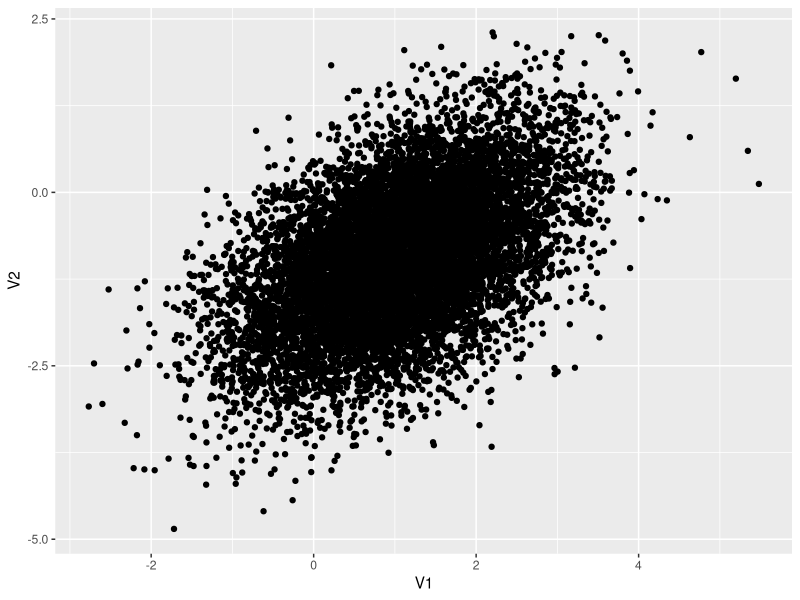
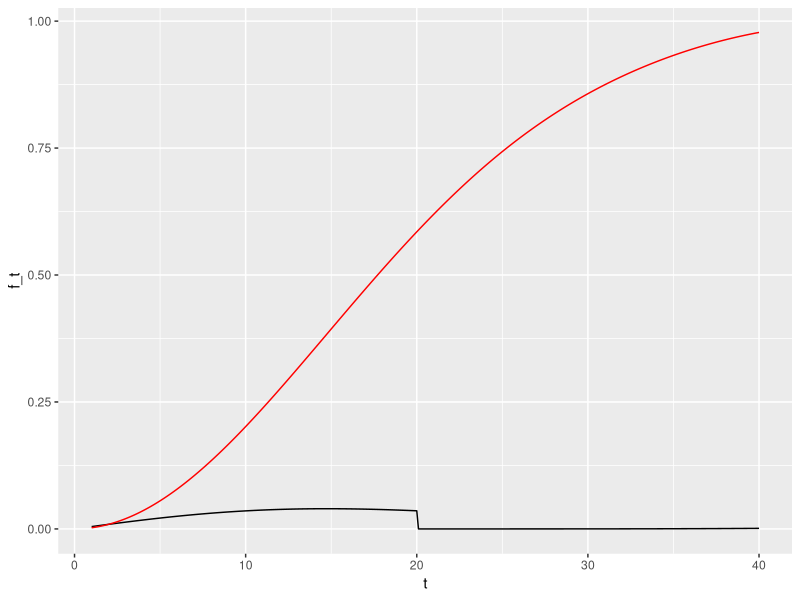
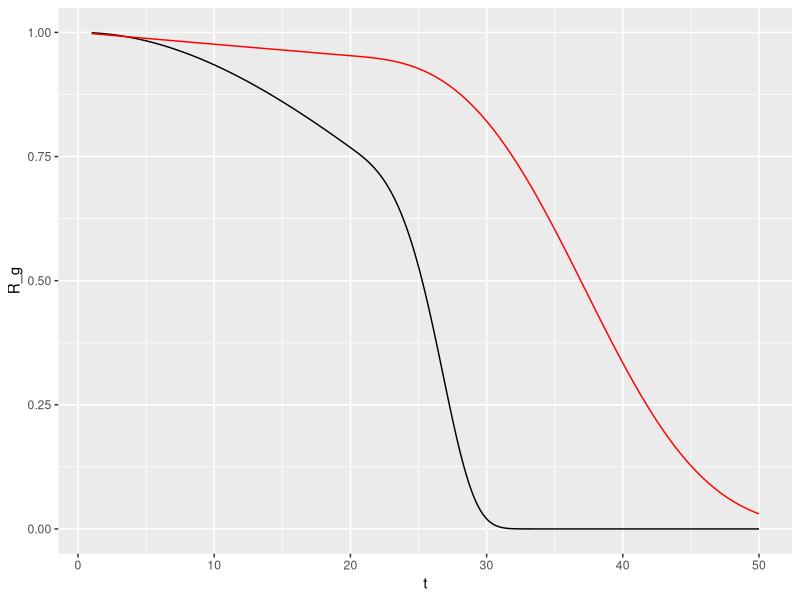

Reproduce these figures in R, in order.
library(tidyverse)


mu = c(1,-1)

sigma <- matrix(c(1,.5,.5,1),nrow =2)

samples <- as.data.frame(MASS::mvrnorm(n=10000, mu=mu,Sigma = sigma))

ggplot(samples)+
  geom_point(aes(x=V1,y=V2))


R_c <- function(t=0,tau=20,lambda=.0024,alpha=1,beta=1) {
  if(t <= tau) {
    #print("no heyoo")
    exp(-lambda*t)
  } else {
    #print("heyoo")
    exp(-(lambda*t + ((t-tau)/beta)^alpha))
  }
}

faults <- function(i,L,W) {
  f <- 0
    #print(floor(i/W))
    for(k in 0:floor(i/W)){
      #print(k)
      f_temp <- ((-1)^k)*(choose(L*W-k*W,i-k*W))*(choose(L,k))
      #print(f_temp)
      f <- f + f_temp
    }
  f
}

faults(2,4,2)

R_g <- function(j,L,W,t,tau,lambda,alpha,beta){
  rel <- 0
  
  for(i in 0:j) {
    rel_temp <- faults(i,L,W) * R_c(t,tau,lambda,alpha,beta)^(L*W-i) *(1-R_c(t,tau,lambda,alpha,beta))^i
    rel <- rel + rel_temp
  }
  rel
}


pdf_R_g <- function(j,L,W,t,tau,lambda,alpha,beta){
 
  p <- 0
  m <- L*W
  
  if(t <= tau) {
    for(i in 0:j) {
      p_temp <- faults(i,L,W) * -((i*lambda*((1-exp(-t*lambda))^(i-1))*exp(lambda*t*(-(m-i))-lambda*t)) - (lambda*(m-i)*((1-exp(-t*lambda))^i) * exp(lambda*t*(-(m-i)))))
      print(p_temp)
      p <- p + p_temp
    }
    
  } else {
    for(i in 0:j) {
      # p_temp <- faults(i,L,W) * 
      #   ((alpha*(m-i)*(((t-tau)/beta)^(alpha-1))*((1-exp(-lambda*tau-((t-tau)/beta)^alpha))^i)*exp(-(m-i)*lambda*tau+((t-tau)/beta)^alpha))/beta - ((alpha*i*(((t-tau)/beta)^(alpha-1)))*((1-exp(-lambda*tau-((t-tau)/beta)^alpha))^(i-1))*exp(-(m-i)*(lambda*tau+((t-tau)/beta)^alpha)-lambda*tau-(((t-tau)/beta)^alpha)))/beta)
      
      p_temp <- faults(i,L,W) * -(-(alpha*i*firstpart(t,tau,beta,alpha)*(1-secondpart(lambda,tau,t,alpha,beta))^(i-1)*(secondpart(lambda,tau,t,alpha,beta))^(-i+m+1))/beta -
        (alpha*i*firstpart(t,tau,beta,alpha)*(1-secondpart(lambda,tau,t,alpha,beta))^(i)*(secondpart(lambda,tau,t,alpha,beta))^(m-i))/beta +
        (alpha*m*firstpart(t,tau,beta,alpha)*(1-secondpart(lambda,tau,t,alpha,beta))^(i)*(secondpart(lambda,tau,t,alpha,beta))^(-i+m+1))/beta)
      p <- p + p_temp
    }
  }
  p
   
}



firstpart <- function(t,tau,beta,alpha){
  ((t-tau)/beta)^(alpha-1)
}

secondpart <- function(lambda,tau,t,alpha,beta){
  exp(-lambda*tau-((t-tau)/beta)^alpha)
}





pdf_R_g(2,4,2,10,20,.0024,10,10)

alpha <- 5
beta <- 55
tau <- 20
lambda <- .0024
L <- 400
W <- 2
j <- 200

df <- data.frame() 

for(i in seq(from =1,to =40, by = .1)) {
  
  df <- bind_rows(df,
                  data.frame(t=i,
                             rc = R_c(t=i,tau=tau, alpha = alpha, beta = beta),
                             R_g = R_g(j,L,W,t=i,tau,lambda,alpha,beta),
                             f_t = pdf_R_g(j,L,W,t=i,tau,lambda,alpha,beta)))
  
}

ggplot(df, aes(x = t, y = f_t)) +
  geom_path() +
  geom_path(aes(y = 1-R_g),color = "red")

alp <- 3
bet <- 20
tau <- 20
df <- data.frame()
for(i in seq(from =1,to = 50, by = .1)) {

  df <- bind_rows(df,data.frame(t=i,rc = R_c(t=i,tau=tau, alpha = alp, beta = bet),R_g = R_g(64,120,2,t=i,tau,.0024,alp,bet)))
    
}



ggplot(df) +
  geom_path(aes(x=t, y= R_g)) +
  geom_path(aes(x=t, y = rc), color = "red") +
  scale_y_continuous(limits = c(0,1))
